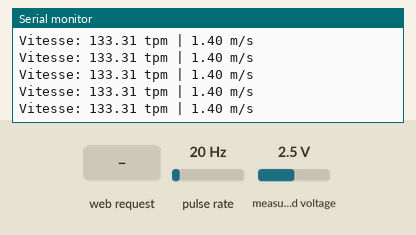
Bench run of a program on a simulated ESP32. Shown: the last lines printed to the serial monitor. Wiring (inferred from the names in the program): pulse sensor: data GPIO 27. The inputs (shaded band) are chosen by the test bench; at power-on: pulse rate 20 Hz, measured voltage 2.5 V. WiFi joins after 1.5 s; servers stay silent unless stated; storage starts empty.

Above: at 2.7 s.
2.8 s: pulse rate (sensor on GPIO 27) set to 150 Hz
At 2.82 s:
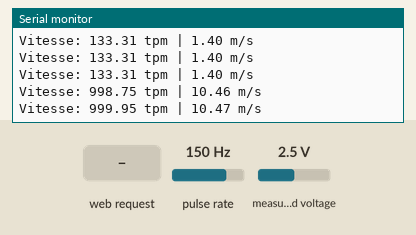
5.8 s: pulse rate (sensor on GPIO 27) set to 50 Hz
At 5.85 s:
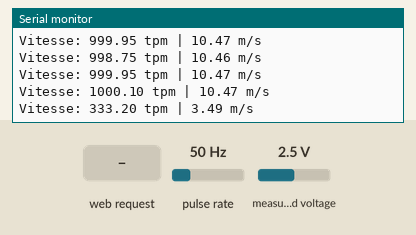
8.8 s: pulse rate (sensor on GPIO 27) set to 196 Hz
At 8.82 s:
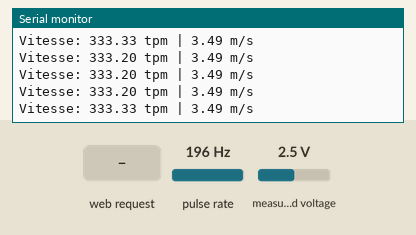
11.8 s: HTTP request GET /data received
14.8 s: pulse rate (sensor on GPIO 27) set to 150 Hz
At 14.93 s:
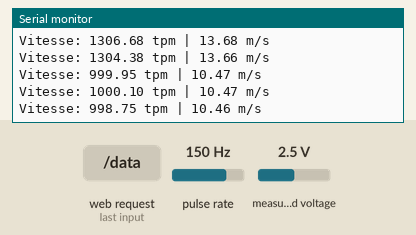
Timing chart, 0 to 17.8 s (numbered marks = the images above; inputs shaded):
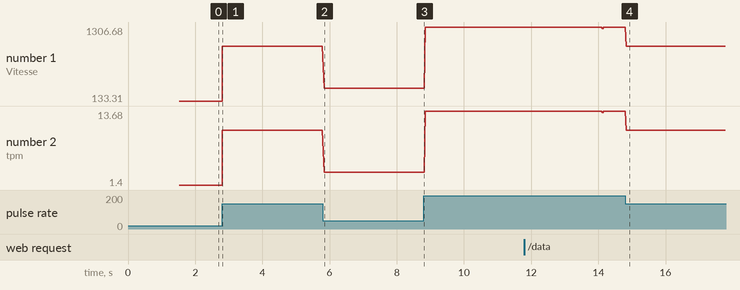

Measured:
- after the input at 2.8 s, the serial monitor: prints a new line at once (image 1)
- after the input at 5.8 s, the serial monitor: prints a new line at once (image 2)
- after the input at 14.8 s, the serial monitor: prints a new line at once (image 4)
- plotted number 1: 133.31 → 1000.1 after the input at 2.8 s, 1000.1 → 333.2 after the input at 5.8 s, 333.2 → 1306.68 after the input at 8.8 s, 1304.38 → 999.95 after the input at 14.8 s
- plotted number 2: 1.4 → 10.47 after the input at 2.8 s, 10.47 → 3.49 after the input at 5.8 s, 3.49 → 13.68 after the input at 8.8 s, 13.66 → 10.47 after the input at 14.8 s

The program:

main.cpp
```cpp
// ! Include
#include <Arduino.h>
#include <ESPAsyncWebServer.h>
#include <SPIFFS.h>
#include <Wire.h>
#include <Adafruit_ADS1X15.h>
#include <Adafruit_I2CDevice.h>
#include <SPI.h>
#include <WiFiClientSecure.h>
#include <SPI.h>

Adafruit_ADS1115 ads;

const int led = 2;

// Décommenter et utiliser le serveur asynchrone
AsyncWebServer server(80);

// Utiliser uniquement le mode Station (pas AP)
const char *wifi_network_ssid = "Wifi SIN";
const char *wifi_network_password = "";

const int hallSensorPin = 27;
volatile unsigned long lastPulseTime = 0;
volatile unsigned long pulseInterval = 0;
volatile bool newMeasurement = false;

// Constantes pour les calculs
const int MAGNETS_PER_REVOLUTION = 9; // Nombre d'aimants positifs (18 total / 2)
const float RADIUS_METERS = 0.1; // Rayon en mètres (à ajuster selon votre système)

void IRAM_ATTR handleHallSensor() {
    unsigned long currentTime = micros();
    pulseInterval = currentTime - lastPulseTime;
    lastPulseTime = currentTime;
    newMeasurement = true;
}

void setup()
{
    Serial.begin(9600);

    // Configuration de l'ADS1115
    ads.setGain(GAIN_TWOTHIRDS);
    if (!ads.begin()) {
        Serial.println("Échec de l'initialisation ADS.");
        while (1);
    }

    // Configuration du capteur a effet hall
    pinMode(hallSensorPin, INPUT);
    attachInterrupt(digitalPinToInterrupt(hallSensorPin), handleHallSensor, RISING);

    // Initialisation du SPIFFS
    if (!SPIFFS.begin()) {
        Serial.println("Erreur SPIFFS...");
        return;
    }

    // Configuration du WiFi en mode Station
    WiFi.mode(WIFI_STA);
    WiFi.begin(wifi_network_ssid, wifi_network_password);
    Serial.println("\nConnexion au réseau WiFi");
    while (WiFi.status() != WL_CONNECTED) {
        delay(500);
        Serial.print(".");
    }
    Serial.print("\nConnecté à l'IP: ");
    Serial.println(WiFi.localIP());

    // Configuration des routes du serveur
    server.on("/", HTTP_GET, [](AsyncWebServerRequest *request) {
        request->send(SPIFFS, "/index.html", "text/html");
    });

    server.on("/data", HTTP_GET, [](AsyncWebServerRequest *request) {
        int16_t adc = ads.readADC_SingleEnded(0);
        String valeur = String(adc);
        request->send(200, "text/plain", valeur);
    });

    server.begin();
}

void loop()
{
    if (newMeasurement && pulseInterval > 0) {
        // Calcul de la vitesse
        float rps = 1000000.0 / (pulseInterval * MAGNETS_PER_REVOLUTION); // Tours par seconde
        float rpm = rps * 60.0; // Tours par minute
        float mps = rps * (2 * PI * RADIUS_METERS); // Mètres par seconde

        Serial.print("Vitesse: ");
        Serial.print(rpm, 2); // 2 décimales
        Serial.print(" tpm | ");
        Serial.print(mps, 2);
        Serial.println(" m/s");

        newMeasurement = false;
    }

    /* Système de Plotter via Cursor */
    // int16_t adc;
    // int value;mm
    // adc = ads.readADC_SingleEnded(0);
    // value = adc;
    // Serial.print(">ECG: "); Serial.println(value);
}
```
